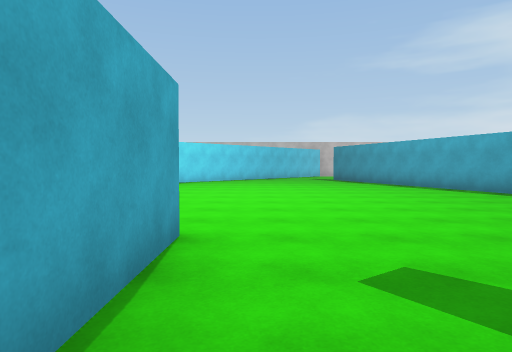
[1] (above)

19 first-person views from a walk through a scene from a Unity 3-D project. The camera is 1.4 m above the floor, tilts 2° down and sees 75° across. The floor is counted in squares, 2 m on a side. Each view is taken from the middle of a square. On the plan, view 1 faces up. The plan holds only what a view shows up to about 10 squares ahead; the rest is blank. The player is left out. Surface patterns are stand-ins for the level's own textures.

[2]
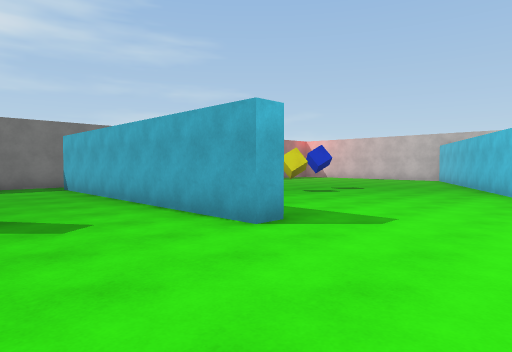

[3]
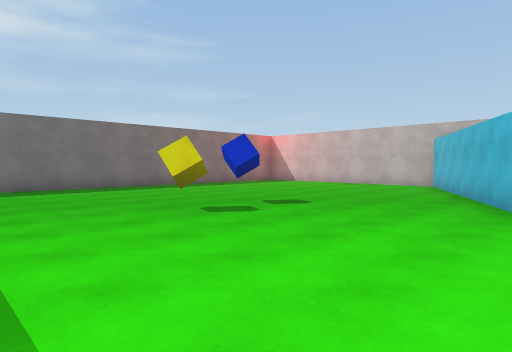

[4]
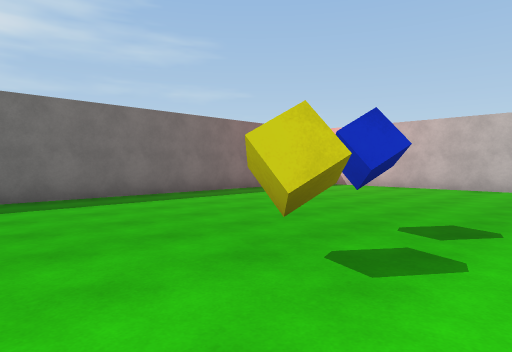

[5]
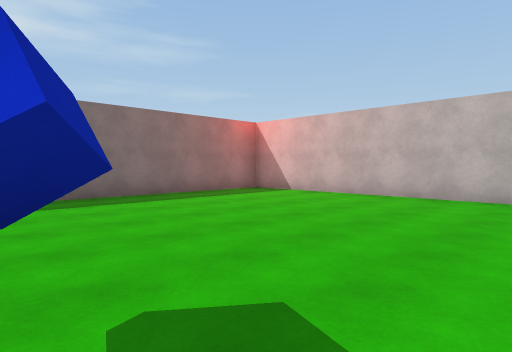

[6]
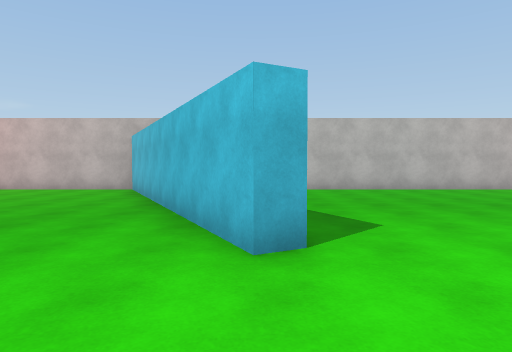

[7]
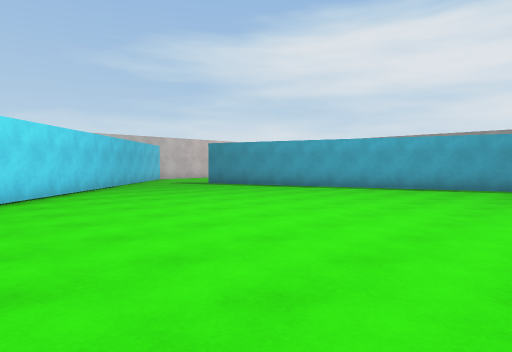

[8]
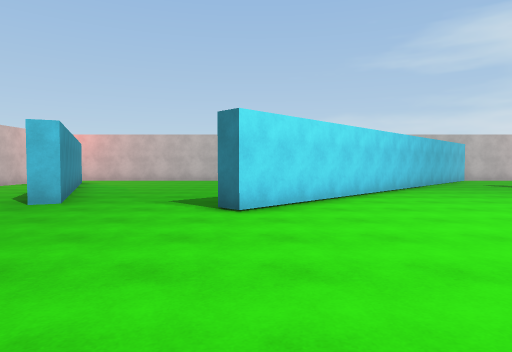

[9]
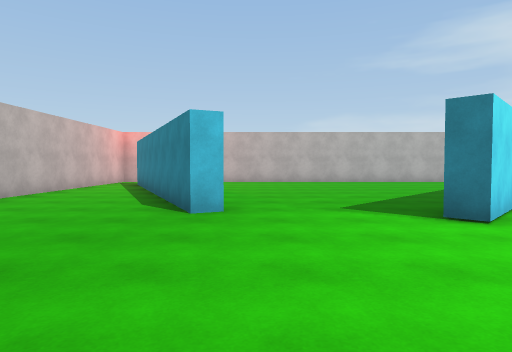

[10]
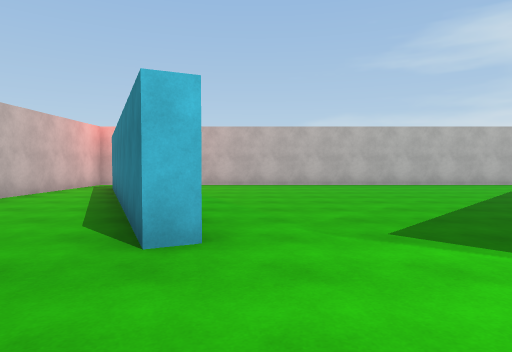

[11]
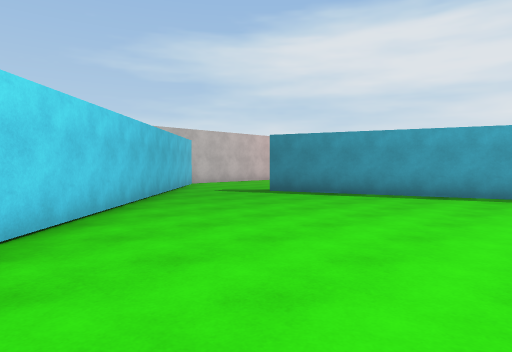

[12]
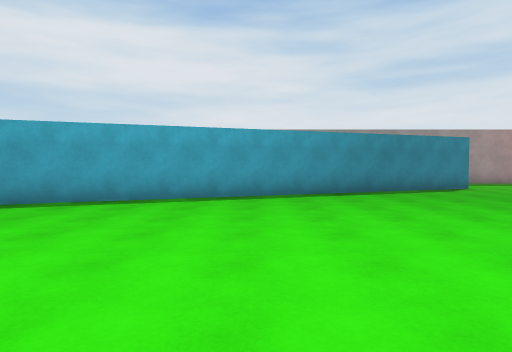

[13]
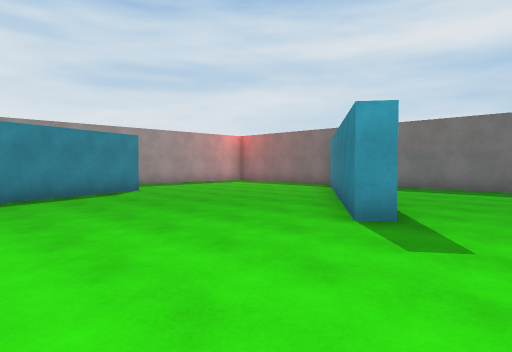

[14]
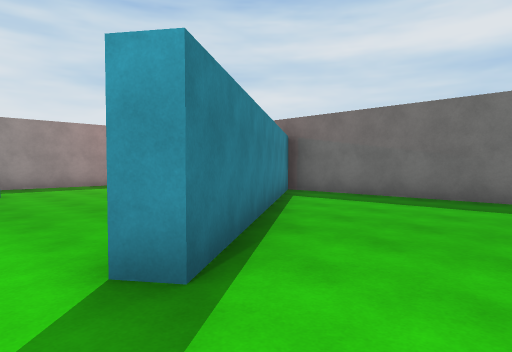

[15]
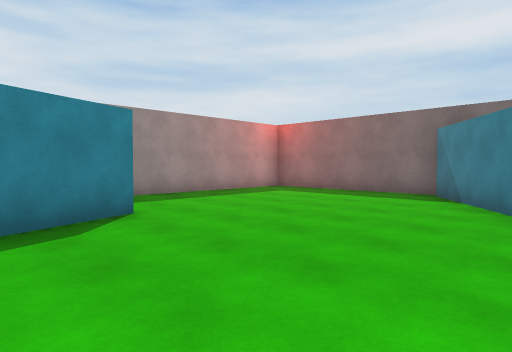

[16]
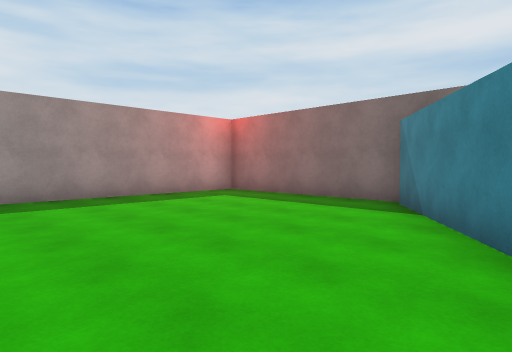

[17]
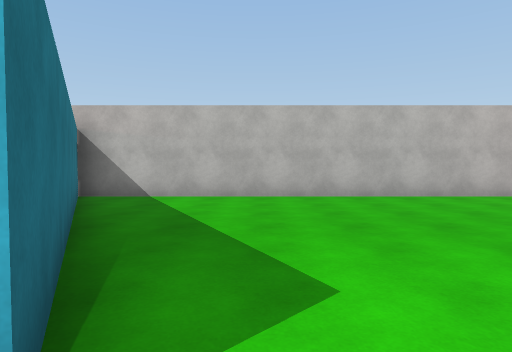

[18]
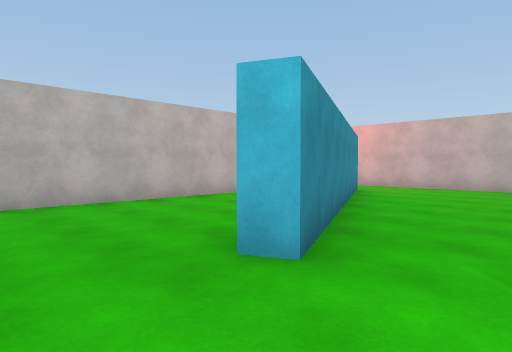

[19]
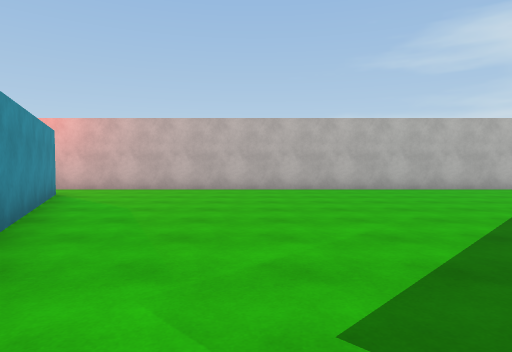

### Floor plan
Points are (right, up) in squares from view 1. A wall is a line through its corners. A room is listed if a view was taken in it or the views show most of it. See-through windows are left out.
Room 1 (view 1)
walls: (-1, -5.3) (6, -5.3) (1.6, 0.9); (-0.7, 0.5) (-0.7, -4.2)
ways out: opening at (-1, -5) to room 2; opening at (0.5, 0) to room 2
Room 2 (views 2, 3, 4, 5, 6, 7, 8, 9, 10, 11, 12, 13, 14, 15, 16, 17, 18, 19)
walls: (-1.2, 3.3) (-0.7, 3.3) (-0.7, 0.5); (1.6, 0.9) (2.1, 1.2) (6.4, -5); (1.1, 16.2) (-5.2, 9.9) (-5.6, 10.3); (8.6, 0.9) (3.5, 15); (0.1, 19.3) (-12.6, 19.3); (-11.7, 17.8) (-8.5, 10.9) (-8.9, 10.7) (-12.1, 17.6); (6.4, -5.3) (11.2, -5.3) (11.2, -0.4); (-13, -5.3) (-3.2, -5.3); (-13.2, 18) (-13.2, 2.1) (-6.8, 5.4) (-6.5, 5) (-13.2, 1.6) (-13.2, -5)
ways out: opening at (-1, -5) to room 1; opening at (0.5, 0) to room 1; opening at (2.5, 15.5); opening at (10.5, 0.5)
objects: blue cube (-6, 0); yellow cube (-5, 0) to (-5, 1)

Positions as (right, up) in squares from view 1, and headings:
1: (0, 0), facing up
2: (2, 6), facing down-left
3: (-2, 5), facing down-left
4: (-3, 2), facing down-left
5: (-6, 2), facing down-left
6: (-4, 5), facing left
7: (-4, 5), facing up-right
8: (-5, 5), facing up
9: (-8, 6), facing up
10: (-8, 8), facing up
11: (-3, 9), facing up-right
12: (-1, 7), facing right
13: (0, 5), facing down-right
14: (0, 2), facing down-right
15: (4, 3), facing down-right
16: (4, 1), facing down-right
17: (-6, 6), facing left
18: (-7, 9), facing up-left
19: (-7, 10), facing up
